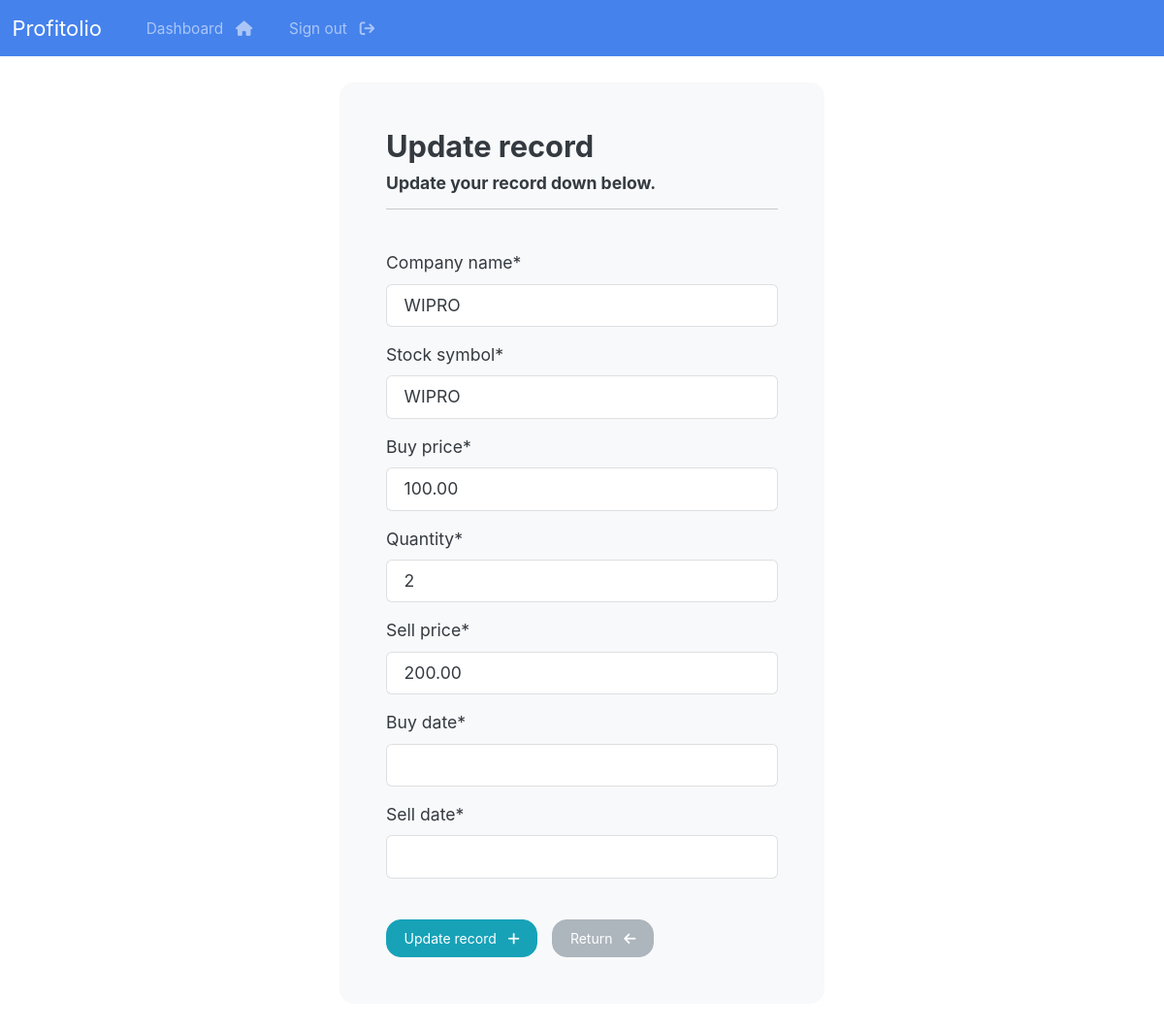
The page /update-record/3 (signed in) on the database its author committed.
### profitolio/models.py (models this page shows, shortened)
class Record(models.Model):
    creation_date = models.DateTimeField(auto_now_add=True)
    company_name = models.CharField(max_length=100, null = True)
    stock_symbol = models.CharField(max_length=100, null = True)
    buy_price = models.DecimalField(max_digits = 20, decimal_places = 2, null = True)
    quantity = models.PositiveIntegerField(null = True)
    sell_price = models.DecimalField(max_digits = 20, decimal_places = 2, null = True)
    returns = models.DecimalField(max_digits = 20, decimal_places = 2, null = True, blank = True)
    buy_date = models.DateField( null = True)
    sell_date = models.DateField(null = True)

### profitolio/views.py (the view, shortened to what this page needs)
# urls.py: path('update-record/<int:pk>', views.update_record, name = "update-record"),
@login_required(login_url='my-login')
def update_record(request, pk):
    record = Record.objects.get(id = pk)
    form = UpdateRecordForm(instance = record)
    context = {'form': form}
    return render(request, 'profitolio/update-record.html', context=context)

### profitolio/forms.py
class UpdateRecordForm(forms.ModelForm):
    class Meta:
        model = Record
        fields = ['company_name', 'stock_symbol', 'buy_price', 'quantity', 'sell_price', 'buy_date', 'sell_date']

### profitolio/templates/profitolio/update-record.html (shortened to what this page needs)
{% extends 'profitolio/base.html' %}
{% load crispy_forms_tags %}
{% block content %}
<body>
    <div class="container bg-light shadow-md p-5 form-layout">
        <h3> Update record </h3>
        <h6> Update your record down below. </h6>
        <hr>
        <br>
        <form method="POST" autocomplete="off">
            {{form|crispy}}
            <br>
            <button type="submit" class="btn btn-info">
                Update record &nbsp; <i class="fa fa-plus" aria-hidden="true"></i>
            </button>
            <a href="{% url 'dashboard' %}" class="btn btn-secondary">
                Return &nbsp; <i class="fa fa-arrow-left" aria-hidden="true"></i>
            </a>
        </form>
    </div>
    <br>
</body>
{% endblock %}

### static/css/styles.css (style rules this page uses)
.form-layout { border-radius: 15px; width: 500px; }

### rows shown on the page
Record: company_name "WIPRO", stock_symbol "WIPRO", buy_price "100.00", quantity "2", sell_price "200.00"
